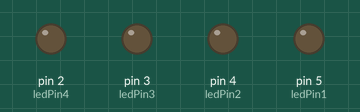
Simulated run of this sketch. Board: Arduino Uno, built with avr-gcc and run on an emulated ATmega328P. Shown: output pins drawn as LEDs (lit = HIGH).

Above: at 0.5 s.
At 2.5 s:
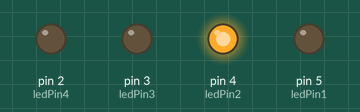
At 4.5 s:
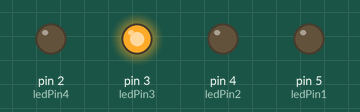
At 8.5 s:
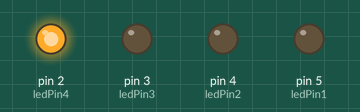
At 12.5 s:
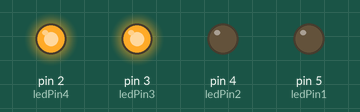
At 16.0 s:
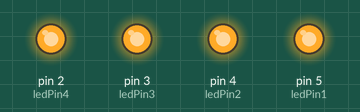
Timing chart, 0 to 19.6 s (numbered marks = the images above):
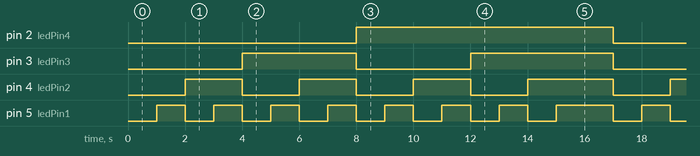

Measured:
- by itself, pin 2 (ledPin4): alternates HIGH for 9.0 s and LOW for 8.0 s
- by itself, pin 3 (ledPin3): LOW → HIGH at 4.0 s, → LOW 4.0 s later, → HIGH 4.0 s later, → LOW 5.0 s later, … (9 changes in this stretch)
- by itself, pin 4 (ledPin2): repeats every 17.0 s: 2 × (LOW 2.0 s, HIGH 2.0 s), LOW 2.0 s, HIGH 3.0 s, LOW 2.0 s, HIGH 2.0 s
- by itself, pin 5 (ledPin1): repeats every 17.0 s: 6 × (LOW 1.0 s, HIGH 1.0 s), LOW 1.0 s, HIGH 2.0 s, LOW 1.0 s, HIGH 1.0 s

The sketch:

sketch_3_numerosBinariosSinBucles.ino
```cpp
int ledPin1 = 5;
int ledPin2 = 4;
int ledPin3 = 3;
int ledPin4 = 2;
int numero = 0;
int i = 200;

void setup() {
pinMode(ledPin1,OUTPUT);
pinMode(ledPin2,OUTPUT);
pinMode(ledPin3,OUTPUT);
pinMode(ledPin4,OUTPUT);
}

void loop() {
  if (numero > 15){
    numero = 0;
    delay(1000);
  }else if (numero >= 0){
    numero++;
    delay(1000);
  }

  if (numero == 0){
    digitalWrite(ledPin1,0);
    digitalWrite(ledPin2,0);
    digitalWrite(ledPin3,0);
    digitalWrite(ledPin4,0);
  }else if (numero == 1){
    digitalWrite(ledPin1,1);
    digitalWrite(ledPin2,0);
    digitalWrite(ledPin3,0);
    digitalWrite(ledPin4,0);
  }else if (numero == 2){
    digitalWrite(ledPin1,0);
    digitalWrite(ledPin2,1);
    digitalWrite(ledPin3,0);
    digitalWrite(ledPin4,0);
  }else if (numero == 3){
    digitalWrite(ledPin1,1);
    digitalWrite(ledPin2,1);
    digitalWrite(ledPin3,0);
    digitalWrite(ledPin4,0);
  }else if (numero == 4){
    digitalWrite(ledPin1,0);
    digitalWrite(ledPin2,0);
    digitalWrite(ledPin3,1);
    digitalWrite(ledPin4,0);
  }else if (numero == 5){
    digitalWrite(ledPin1,1);
    digitalWrite(ledPin2,0);
    digitalWrite(ledPin3,1);
    digitalWrite(ledPin4,0);
  }else if (numero == 6){
    digitalWrite(ledPin1,0);
    digitalWrite(ledPin2,1);
    digitalWrite(ledPin3,1);
    digitalWrite(ledPin4,0);
  }else if (numero == 7){
    digitalWrite(ledPin1,1);
    digitalWrite(ledPin2,1);
    digitalWrite(ledPin3,1);
    digitalWrite(ledPin4,0);
  }else if (numero == 8){
    digitalWrite(ledPin1,0);
    digitalWrite(ledPin2,0);
    digitalWrite(ledPin3,0);
    digitalWrite(ledPin4,1);
  }else if (numero == 9){
    digitalWrite(ledPin1,1);
    digitalWrite(ledPin2,0);
    digitalWrite(ledPin3,0);
    digitalWrite(ledPin4,1);
  }else if (numero == 10){
    digitalWrite(ledPin1,0);
    digitalWrite(ledPin2,1);
    digitalWrite(ledPin3,0);
    digitalWrite(ledPin4,1);
  }else if (numero == 11){
    digitalWrite(ledPin1,1);
    digitalWrite(ledPin2,1);
    digitalWrite(ledPin3,0);
    digitalWrite(ledPin4,1);
  }else if (numero == 12){
    digitalWrite(ledPin1,0);
    digitalWrite(ledPin2,0);
    digitalWrite(ledPin3,1);
    digitalWrite(ledPin4,1);
  }else if (numero == 13){
    digitalWrite(ledPin1,1);
    digitalWrite(ledPin2,0);
    digitalWrite(ledPin3,1);
    digitalWrite(ledPin4,1);
  }else if (numero == 14){
    digitalWrite(ledPin1,0);
    digitalWrite(ledPin2,1);
    digitalWrite(ledPin3,1);
    digitalWrite(ledPin4,1);
  }else if (numero == 15){
    digitalWrite(ledPin1,1);
    digitalWrite(ledPin2,1);
    digitalWrite(ledPin3,1);
    digitalWrite(ledPin4,1);
  }
}
```
